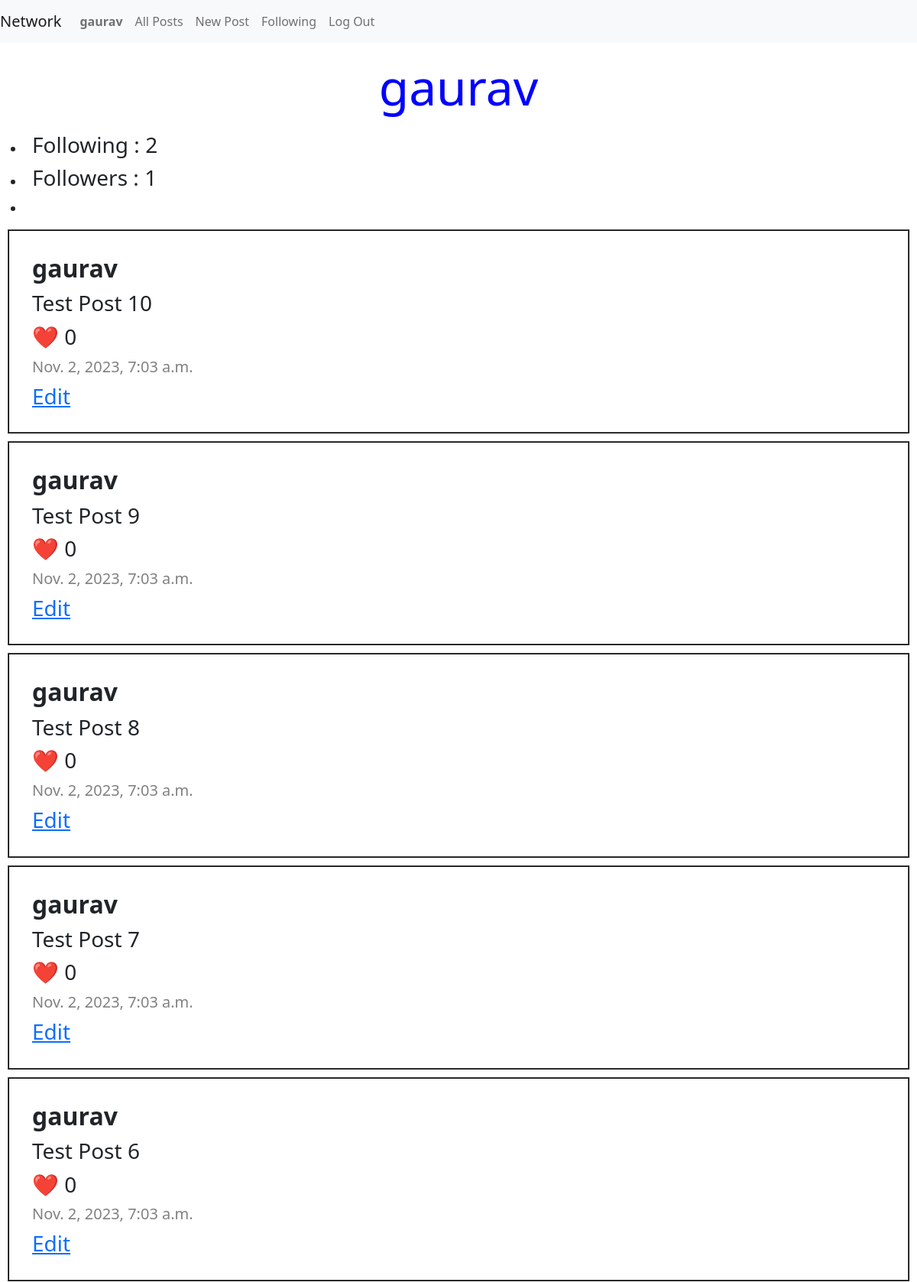
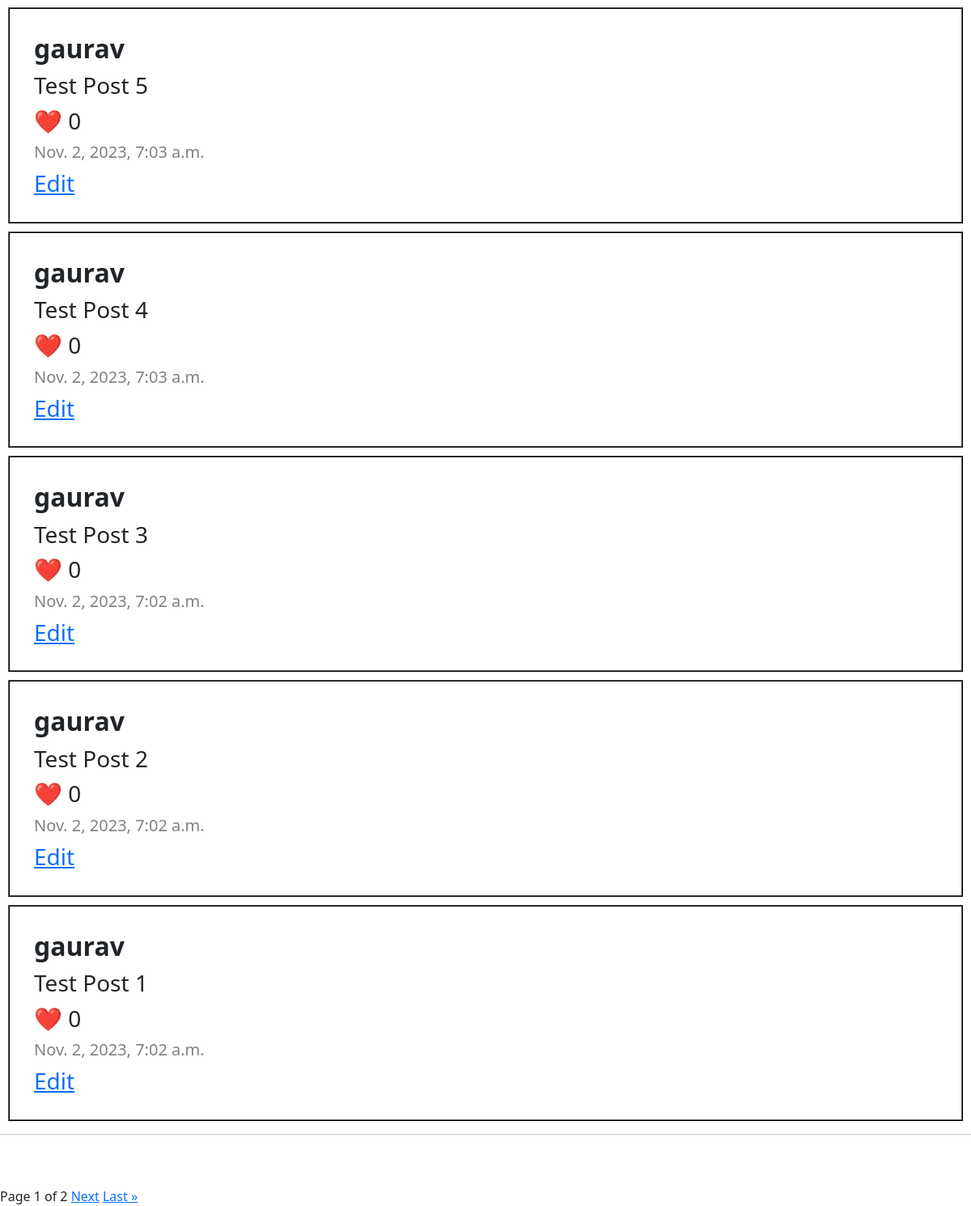
Page /user/3 (signed in) on the earlier database version (2 pictures, top to bottom).
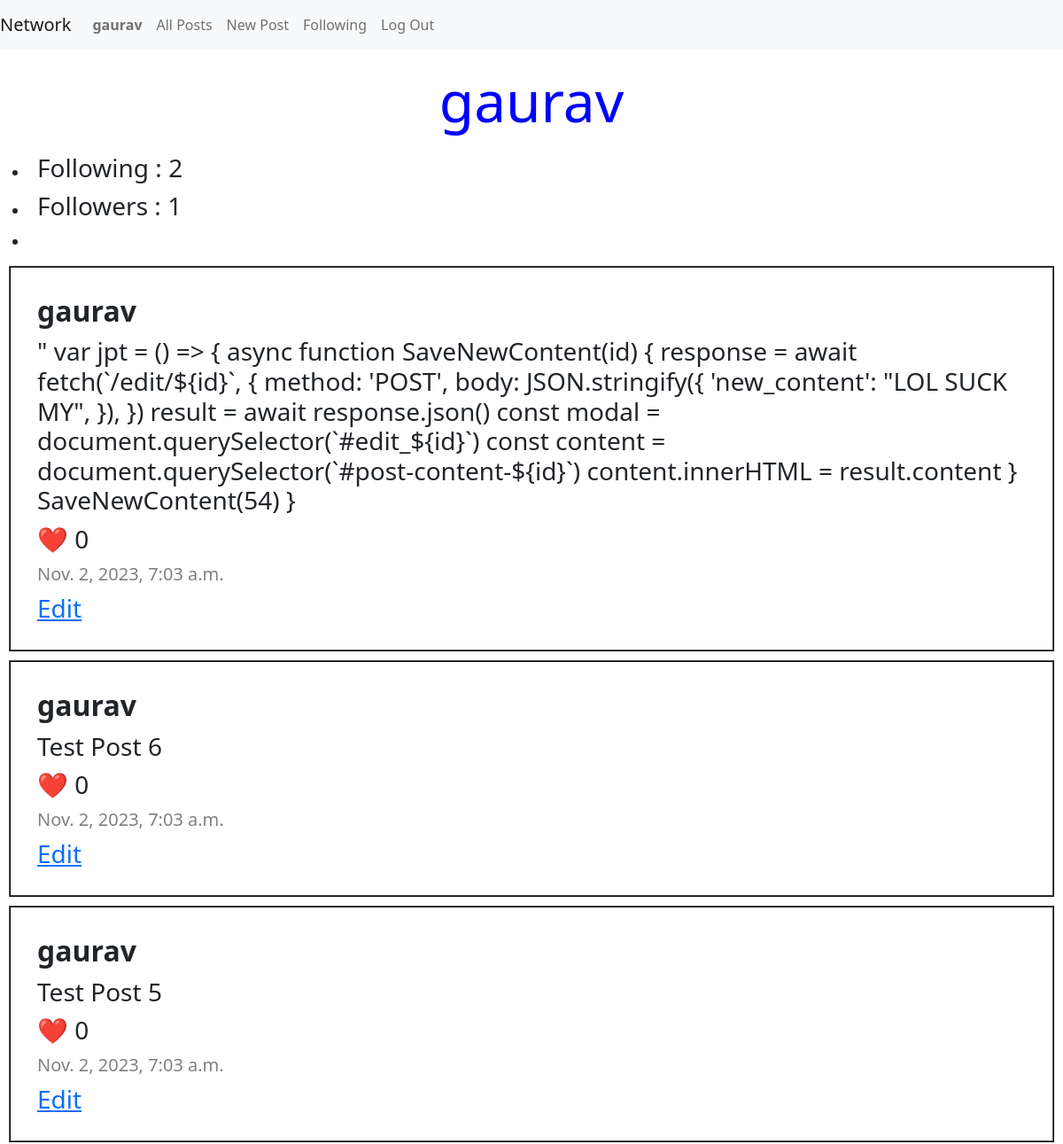
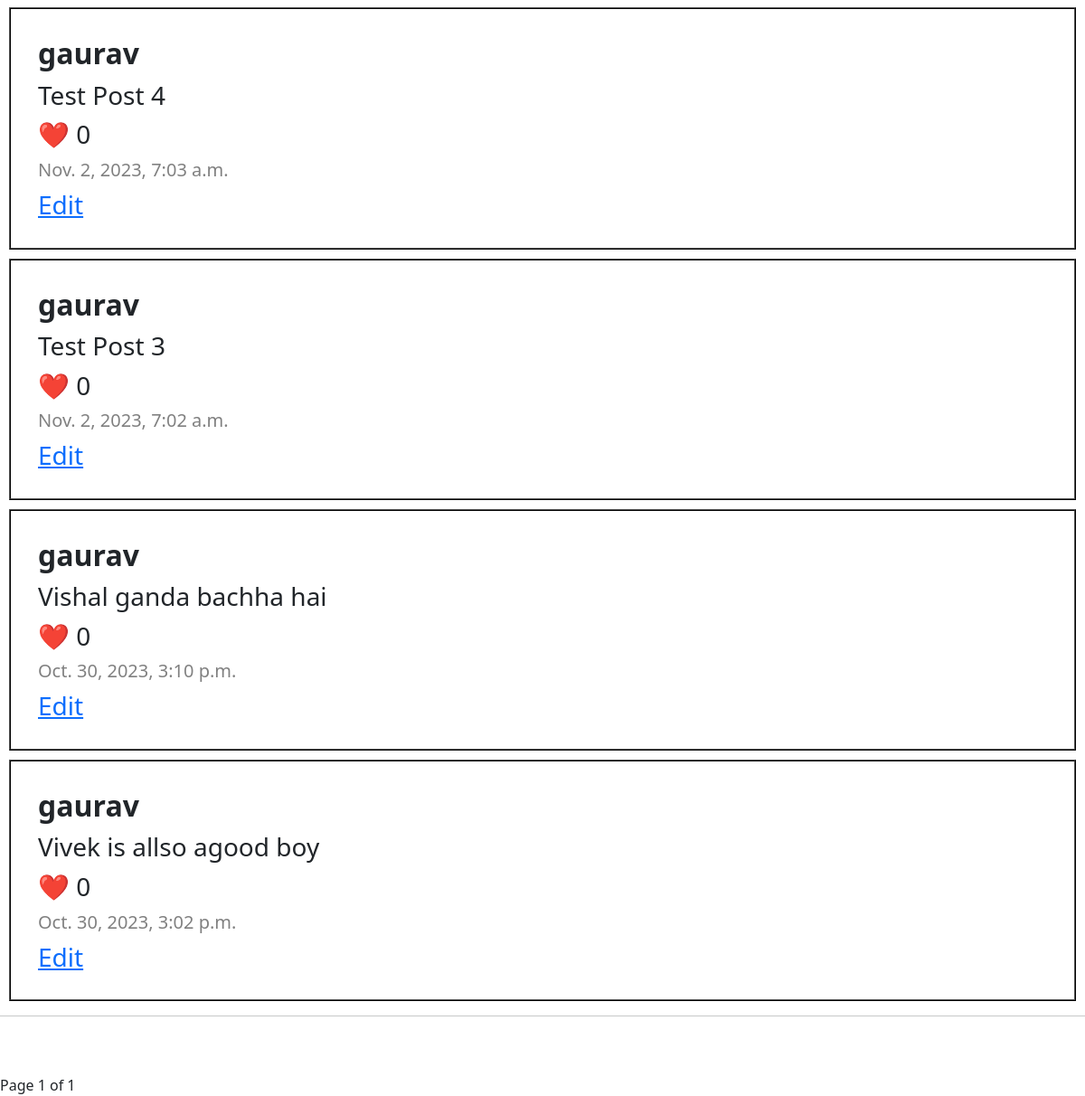
Same page on the later database version (2 pictures, top to bottom).
### network/models.py (models this page shows, shortened)
class Post(models.Model):
    user = models.ForeignKey(User, on_delete=models.CASCADE)
    content = models.TextField()
    creation_date = models.DateTimeField(auto_now_add=True)
    likes = models.IntegerField(default=0)
    edited = models.BooleanField(default=False)
    likers = models.TextField(default="", null=True)

class User(AbstractUser):
    follower = models.TextField(default="", null=True)
    following = models.TextField(default="", null=True)
    pass

### network/views.py (the view, shortened to what this page needs)
# urls.py: path("user/<int:user_id>", views.userpage, name="userpage"),
@login_required(login_url=LOGIN_URL )
def userpage(request, user_id ):
    requested_user = User.objects.get(id=user_id)
    logged_user = User.objects.get(id= request.user.id)
    if request.method  == "GET":
        posts = Post.objects.filter(user=user_id).order_by('-creation_date')
        if request.user.id == user_id:
            show_follow = False
        else:
            show_follow = True
        logged_following_list = logged_user.following.split(",")
        if str(user_id) in  logged_following_list:
            is_following = True
        else:
            is_following = False
        paginator = Paginator(posts, MAX_POSTS)
        page = request.GET.get('page')
        posts_paginator = paginator.get_page(page)
        return render(request, "network/userpage.html",{
            "username" : requested_user.username,
            "posts" : posts,
            "followers" : len(requested_user.follower.split(",")),
            "following" : len(requested_user.following.split(",")),
            "is_following" : is_following,
            "show_follow" : show_follow,
            "user_id" : user_id,
            "page" : posts_paginator
            })

### network/templates/network/userpage.html (shortened to what this page needs)
{% extends "network/layout.html" %}
{% load static %}
{% block body %}
    <center><h1 style="color: blue; font-size: 400%; padding: 10px">{{ username }}</h1></center>
    <ul class = "following-bar">
        <li>
            <h3>Following : {{ following }}</h3>
        </li>
        <li>
            <h3>Followers : {{ followers }}</h3>
        </li>
        <li>
        </li>
    </ul>
    {% if posts %}
    {% for post in page %}
        <div class="post">
            <h2>{{ post.user.username }}</h2>
            <h3>{{ post.content }}</h3>
            <h3>❤️ {{ post.likes }}</h3>
            <h5>{{ post.creation_date }}</h5>
            {% if post.user.id == user.id %}
            <a href="{% url "edit" post.id %}"><h3>Edit</h3></a>
            {% endif %}
        </div>
    {% endfor %}
        {% else %}
            <center><h1 style="color: red; font-weight: Bolder; font-size: 900%;padding: 70px 0;">No posts :(</h1></center>
    {% endif %}
    <hr><br><br>
    <div class="pagination">
     <center>
     Page {{ page.number }} of {{page.paginator.num_pages}}
     {% if page.has_next %}
     <a href="?page={{ page.next_page_number }}">Next</a>
        <a href="?page={{ page.paginator.num_pages }}">Last &raquo</a>
     {% endif %}</center>
     <br></div>
{% endblock body %}

Differences in the rows shown:
removed Post: user.username "gaurav", content "Test Post 10", likes "0", creation_date "Nov. 2, 2023, 7:03 a.m.", shows "Edit"
removed Post: user.username "gaurav", content "Test Post 8", likes "0", creation_date "Nov. 2, 2023, 7:03 a.m.", shows "Edit"
removed Post: user.username "gaurav", content "Test Post 7", likes "0", creation_date "Nov. 2, 2023, 7:03 a.m.", shows "Edit"
removed Post: user.username "gaurav", content "Test Post 2", likes "0", creation_date "Nov. 2, 2023, 7:02 a.m.", shows "Edit"
removed Post: user.username "gaurav", content "Test Post 1", likes "0", creation_date "Nov. 2, 2023, 7:02 a.m.", shows "Edit"
changed Post: content "Test Post 9" → "\" var jpt = () => { async function SaveNewContent(id) { response = await fetch(`/edit/${id}`, { method: 'POST', body: JSON.stringify({ 'new_content': \"LOL SUCK MY\", }), }) result = await response.json() const modal = document.querySelector(`#edit_${id}`) const content = document.querySelector(`#post-content-${id}`) content.innerHTML = result.content } SaveNewContent(54) }"
now on this page (row unchanged): Post: user.username "gaurav", content "Vishal ganda bachha hai", likes "0", creation_date "Oct. 30, 2023, 3:10 p.m.", shows "Edit"
now on this page (row unchanged): Post: user.username "gaurav", content "Vivek is allso agood boy", likes "0", creation_date "Oct. 30, 2023, 3:02 p.m.", shows "Edit"
Other differences:
{{ page.paginator.num_pages }}: "2" → "1"
text no longer shown: "Next Last »"
